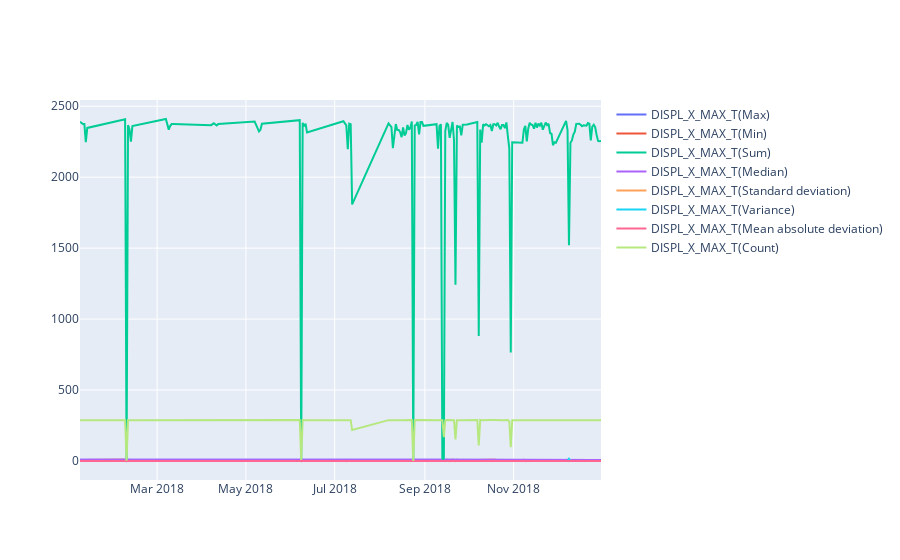

This figure's notebook cell:
### Code cell
fig=go.Figure()
fig.add_trace(go.Scatter(x=final_df.index,y=final_df['Max'],mode='lines',name='DISPL_X_MAX_T(Max)'))
fig.add_trace(go.Scatter(x=final_df.index,y=final_df['Min'],mode='lines',name='DISPL_X_MAX_T(Min)'))
fig.add_trace(go.Scatter(x=final_df.index,y=final_df['Sum'],mode='lines',name='DISPL_X_MAX_T(Sum)'))
fig.add_trace(go.Scatter(x=final_df.index,y=final_df['Median'],mode='lines',name='DISPL_X_MAX_T(Median)'))
fig.add_trace(go.Scatter(x=final_df.index,y=final_df['Standard deviation'],mode='lines',name='DISPL_X_MAX_T(Standard deviation)'))
fig.add_trace(go.Scatter(x=final_df.index,y=final_df['Variance'],mode='lines',name='DISPL_X_MAX_T(Variance)'))
fig.add_trace(go.Scatter(x=final_df.index,y=final_df['Mean absolute deviation'],mode='lines',name='DISPL_X_MAX_T(Mean absolute deviation)'))
fig.add_trace(go.Scatter(x=final_df.index,y=final_df['Count'],mode='lines',name='DISPL_X_MAX_T(Count)'))

### Figure 1 — Plotly figure (JSON) as saved in the notebook; plotly's stock layout.template omitted (floating-point values rounded to 4 significant figures; data arrays with more than 128 entries replaced by an {"elided": "..."} marker saying what was removed)
{"data": [{"mode": "lines", "name": "DISPL_X_MAX_T(Max)", "type": "scatter", "x": {"elided": "159 str values"}, "y": {"elided": "159 float values"}}, {"mode": "lines", "name": "DISPL_X_MAX_T(Min)", "type": "scatter", "x": {"elided": "159 str values"}, "y": {"elided": "159 float values"}}, {"mode": "lines", "name": "DISPL_X_MAX_T(Sum)", "type": "scatter", "x": {"elided": "159 str values"}, "y": {"elided": "159 float values"}}, {"mode": "lines", "name": "DISPL_X_MAX_T(Median)", "type": "scatter", "x": {"elided": "159 str values"}, "y": {"elided": "159 float values"}}, {"mode": "lines", "name": "DISPL_X_MAX_T(Standard deviation)", "type": "scatter", "x": {"elided": "159 str values"}, "y": {"elided": "159 float values"}}, {"mode": "lines", "name": "DISPL_X_MAX_T(Variance)", "type": "scatter", "x": {"elided": "159 str values"}, "y": {"elided": "159 float values"}}, {"mode": "lines", "name": "DISPL_X_MAX_T(Mean absolute deviation)", "type": "scatter", "x": {"elided": "159 str values"}, "y": {"elided": "159 float values"}}, {"mode": "lines", "name": "DISPL_X_MAX_T(Count)", "type": "scatter", "x": {"elided": "159 str values"}, "y": {"elided": "159 int values"}}], "layout": {}}
